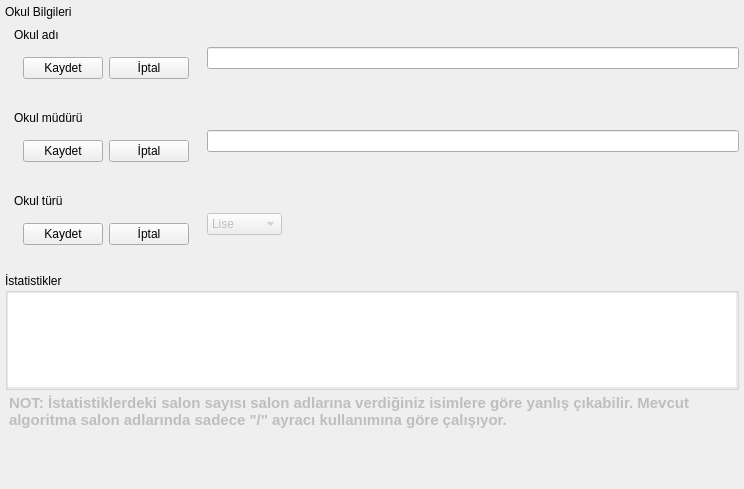
<?xml version="1.0" encoding="UTF-8"?>
<ui version="4.0">
 <class>Frame</class>
 <widget class="QFrame" name="Frame">
  <property name="geometry">
   <rect>
    <x>0</x>
    <y>0</y>
    <width>744</width>
    <height>489</height>
   </rect>
  </property>
  <property name="windowTitle">
   <string>Frame</string>
  </property>
  <property name="styleSheet">
   <string notr="true">QFrame{
border: transparent;
}</string>
  </property>
  <layout class="QVBoxLayout" name="verticalLayout">
   <property name="spacing">
    <number>0</number>
   </property>
   <property name="leftMargin">
    <number>5</number>
   </property>
   <property name="topMargin">
    <number>5</number>
   </property>
   <property name="rightMargin">
    <number>5</number>
   </property>
   <property name="bottomMargin">
    <number>5</number>
   </property>
   <item alignment="Qt::AlignTop">
    <widget class="QLabel" name="label">
     <property name="text">
      <string>Okul Bilgileri</string>
     </property>
    </widget>
   </item>
   <item>
    <widget class="QFrame" name="frame">
     <property name="sizePolicy">
      <sizepolicy hsizetype="Preferred" vsizetype="Expanding">
       <horstretch>0</horstretch>
       <verstretch>0</verstretch>
      </sizepolicy>
     </property>
     <property name="frameShape">
      <enum>QFrame::StyledPanel</enum>
     </property>
     <property name="frameShadow">
      <enum>QFrame::Raised</enum>
     </property>
     <layout class="QVBoxLayout" name="verticalLayout_2">
      <property name="spacing">
       <number>10</number>
      </property>
      <property name="leftMargin">
       <number>0</number>
      </property>
      <property name="topMargin">
       <number>0</number>
      </property>
      <property name="rightMargin">
       <number>0</number>
      </property>
      <property name="bottomMargin">
       <number>0</number>
      </property>
      <item>
       <widget class="QFrame" name="frame_2">
        <property name="frameShape">
         <enum>QFrame::StyledPanel</enum>
        </property>
        <property name="frameShadow">
         <enum>QFrame::Raised</enum>
        </property>
        <layout class="QHBoxLayout" name="horizontalLayout_4">
         <property name="spacing">
          <number>0</number>
         </property>
         <property name="leftMargin">
          <number>0</number>
         </property>
         <property name="topMargin">
          <number>0</number>
         </property>
         <property name="rightMargin">
          <number>0</number>
         </property>
         <property name="bottomMargin">
          <number>0</number>
         </property>
         <item alignment="Qt::AlignLeft">
          <widget class="QFrame" name="frame_7">
           <property name="frameShape">
            <enum>QFrame::StyledPanel</enum>
           </property>
           <property name="frameShadow">
            <enum>QFrame::Raised</enum>
           </property>
           <layout class="QVBoxLayout" name="verticalLayout_3">
            <property name="spacing">
             <number>5</number>
            </property>
            <property name="leftMargin">
             <number>0</number>
            </property>
            <property name="topMargin">
             <number>0</number>
            </property>
            <property name="rightMargin">
             <number>0</number>
            </property>
            <property name="bottomMargin">
             <number>0</number>
            </property>
            <item>
             <widget class="QFrame" name="frame_6">
              <property name="frameShape">
               <enum>QFrame::StyledPanel</enum>
              </property>
              <property name="frameShadow">
               <enum>QFrame::Raised</enum>
              </property>
              <layout class="QVBoxLayout" name="verticalLayout_5">
               <item>
                <widget class="QLabel" name="nameText">
                 <property name="text">
                  <string>Okul adı</string>
                 </property>
                </widget>
               </item>
               <item>
                <widget class="QFrame" name="frame_13">
                 <property name="frameShape">
                  <enum>QFrame::StyledPanel</enum>
                 </property>
                 <property name="frameShadow">
                  <enum>QFrame::Raised</enum>
                 </property>
                 <layout class="QHBoxLayout" name="horizontalLayout_3">
                  <item>
                   <widget class="QPushButton" name="schoolNameSaveBtn">
                    <property name="text">
                     <string>Kaydet</string>
                    </property>
                   </widget>
                  </item>
                  <item>
                   <widget class="QPushButton" name="schoolNameDiscardBtn">
                    <property name="text">
                     <string>İptal</string>
                    </property>
                   </widget>
                  </item>
                 </layout>
                </widget>
               </item>
              </layout>
             </widget>
            </item>
            <item>
             <widget class="QFrame" name="frame_4">
              <property name="frameShape">
               <enum>QFrame::StyledPanel</enum>
              </property>
              <property name="frameShadow">
               <enum>QFrame::Raised</enum>
              </property>
              <layout class="QVBoxLayout" name="verticalLayout_8">
               <item>
                <widget class="QLabel" name="manNameText">
                 <property name="text">
                  <string>Okul müdürü</string>
                 </property>
                </widget>
               </item>
               <item>
                <widget class="QFrame" name="frame_12">
                 <property name="frameShape">
                  <enum>QFrame::StyledPanel</enum>
                 </property>
                 <property name="frameShadow">
                  <enum>QFrame::Raised</enum>
                 </property>
                 <layout class="QHBoxLayout" name="horizontalLayout_2">
                  <item>
                   <widget class="QPushButton" name="managerNameSaveBtn">
                    <property name="text">
                     <string>Kaydet</string>
                    </property>
                   </widget>
                  </item>
                  <item>
                   <widget class="QPushButton" name="managerNameDiscardBtn">
                    <property name="text">
                     <string>İptal</string>
                    </property>
                   </widget>
                  </item>
                 </layout>
                </widget>
               </item>
              </layout>
             </widget>
            </item>
            <item>
             <widget class="QFrame" name="frame_5">
              <property name="frameShape">
               <enum>QFrame::StyledPanel</enum>
              </property>
              <property name="frameShadow">
               <enum>QFrame::Raised</enum>
              </property>
              <layout class="QVBoxLayout" name="verticalLayout_7">
               <item>
                <widget class="QLabel" name="typeText">
                 <property name="text">
                  <string>Okul türü</string>
                 </property>
                </widget>
               </item>
               <item>
                <widget class="QFrame" name="frame_11">
                 <property name="frameShape">
                  <enum>QFrame::StyledPanel</enum>
                 </property>
                 <property name="frameShadow">
                  <enum>QFrame::Raised</enum>
                 </property>
                 <layout class="QHBoxLayout" name="horizontalLayout">
                  <item>
                   <widget class="QPushButton" name="typeNameSaveBtn">
                    <property name="text">
                     <string>Kaydet</string>
                    </property>
                   </widget>
                  </item>
                  <item>
                   <widget class="QPushButton" name="typeNameDiscardBtn">
                    <property name="text">
                     <string>İptal</string>
                    </property>
                   </widget>
                  </item>
                 </layout>
                </widget>
               </item>
              </layout>
             </widget>
            </item>
           </layout>
          </widget>
         </item>
         <item>
          <widget class="QFrame" name="frame_3">
           <property name="sizePolicy">
            <sizepolicy hsizetype="Expanding" vsizetype="Preferred">
             <horstretch>0</horstretch>
             <verstretch>0</verstretch>
            </sizepolicy>
           </property>
           <property name="frameShape">
            <enum>QFrame::StyledPanel</enum>
           </property>
           <property name="frameShadow">
            <enum>QFrame::Raised</enum>
           </property>
           <layout class="QVBoxLayout" name="verticalLayout_6">
            <property name="spacing">
             <number>5</number>
            </property>
            <property name="leftMargin">
             <number>0</number>
            </property>
            <property name="topMargin">
             <number>0</number>
            </property>
            <property name="rightMargin">
             <number>0</number>
            </property>
            <property name="bottomMargin">
             <number>0</number>
            </property>
            <item>
             <widget class="QFrame" name="frame_10">
              <property name="frameShape">
               <enum>QFrame::StyledPanel</enum>
              </property>
              <property name="frameShadow">
               <enum>QFrame::Raised</enum>
              </property>
              <layout class="QHBoxLayout" name="horizontalLayout_7">
               <property name="spacing">
                <number>0</number>
               </property>
               <property name="leftMargin">
                <number>0</number>
               </property>
               <property name="topMargin">
                <number>0</number>
               </property>
               <property name="rightMargin">
                <number>0</number>
               </property>
               <property name="bottomMargin">
                <number>0</number>
               </property>
               <item>
                <widget class="QLineEdit" name="schoolNameIn">
                 <property name="sizePolicy">
                  <sizepolicy hsizetype="Preferred" vsizetype="Fixed">
                   <horstretch>0</horstretch>
                   <verstretch>0</verstretch>
                  </sizepolicy>
                 </property>
                 <property name="placeholderText">
                  <string/>
                 </property>
                </widget>
               </item>
              </layout>
             </widget>
            </item>
            <item>
             <widget class="QFrame" name="frame_9">
              <property name="frameShape">
               <enum>QFrame::StyledPanel</enum>
              </property>
              <property name="frameShadow">
               <enum>QFrame::Raised</enum>
              </property>
              <layout class="QHBoxLayout" name="horizontalLayout_6">
               <property name="spacing">
                <number>0</number>
               </property>
               <property name="leftMargin">
                <number>0</number>
               </property>
               <property name="topMargin">
                <number>0</number>
               </property>
               <property name="rightMargin">
                <number>0</number>
               </property>
               <property name="bottomMargin">
                <number>0</number>
               </property>
               <item>
                <widget class="QLineEdit" name="managerNameIn">
                 <property name="sizePolicy">
                  <sizepolicy hsizetype="Preferred" vsizetype="Fixed">
                   <horstretch>0</horstretch>
                   <verstretch>0</verstretch>
                  </sizepolicy>
                 </property>
                 <property name="text">
                  <string/>
                 </property>
                 <property name="placeholderText">
                  <string/>
                 </property>
                </widget>
               </item>
              </layout>
             </widget>
            </item>
            <item>
             <widget class="QFrame" name="frame_8">
              <property name="frameShape">
               <enum>QFrame::StyledPanel</enum>
              </property>
              <property name="frameShadow">
               <enum>QFrame::Raised</enum>
              </property>
              <layout class="QHBoxLayout" name="horizontalLayout_5">
               <property name="spacing">
                <number>0</number>
               </property>
               <property name="leftMargin">
                <number>0</number>
               </property>
               <property name="topMargin">
                <number>0</number>
               </property>
               <property name="rightMargin">
                <number>0</number>
               </property>
               <property name="bottomMargin">
                <number>0</number>
               </property>
               <item alignment="Qt::AlignLeft">
                <widget class="QComboBox" name="typeCombo">
                 <property name="enabled">
                  <bool>false</bool>
                 </property>
                 <property name="sizePolicy">
                  <sizepolicy hsizetype="Fixed" vsizetype="Fixed">
                   <horstretch>0</horstretch>
                   <verstretch>0</verstretch>
                  </sizepolicy>
                 </property>
                 <item>
                  <property name="text">
                   <string>Lise</string>
                  </property>
                 </item>
                 <item>
                  <property name="text">
                   <string>Ortaokul</string>
                  </property>
                 </item>
                </widget>
               </item>
              </layout>
             </widget>
            </item>
           </layout>
          </widget>
         </item>
        </layout>
       </widget>
      </item>
      <item>
       <widget class="QGroupBox" name="groupBox">
        <property name="title">
         <string>İstatistikler</string>
        </property>
        <layout class="QVBoxLayout" name="verticalLayout_4">
         <property name="spacing">
          <number>0</number>
         </property>
         <property name="leftMargin">
          <number>0</number>
         </property>
         <property name="topMargin">
          <number>0</number>
         </property>
         <property name="rightMargin">
          <number>0</number>
         </property>
         <property name="bottomMargin">
          <number>0</number>
         </property>
         <item>
          <widget class="QTableWidget" name="table">
           <property name="sizePolicy">
            <sizepolicy hsizetype="Expanding" vsizetype="Preferred">
             <horstretch>0</horstretch>
             <verstretch>0</verstretch>
            </sizepolicy>
           </property>
          </widget>
         </item>
        </layout>
       </widget>
      </item>
     </layout>
    </widget>
   </item>
   <item alignment="Qt::AlignTop">
    <widget class="QTextBrowser" name="textBrowser">
     <property name="enabled">
      <bool>false</bool>
     </property>
     <property name="html">
      <string>&lt;!DOCTYPE HTML PUBLIC &quot;-//W3C//DTD HTML 4.0//EN&quot; &quot;http://www.w3.org/TR/REC-html40/strict.dtd&quot;&gt;
&lt;html&gt;&lt;head&gt;&lt;meta name=&quot;qrichtext&quot; content=&quot;1&quot; /&gt;&lt;style type=&quot;text/css&quot;&gt;
p, li { white-space: pre-wrap; }
&lt;/style&gt;&lt;/head&gt;&lt;body style=&quot; font-family:'Ubuntu'; font-size:11pt; font-weight:400; font-style:normal;&quot;&gt;
&lt;p style=&quot; margin-top:0px; margin-bottom:0px; margin-left:0px; margin-right:0px; -qt-block-indent:0; text-indent:0px;&quot;&gt;&lt;span style=&quot; font-weight:600;&quot;&gt;NOT: İstatistiklerdeki salon sayısı salon adlarına verdiğiniz isimlere göre yanlış çıkabilir. Mevcut algoritma salon adlarında sadece &amp;quot;/&amp;quot; ayracı kullanımına göre çalışıyor.&lt;/span&gt;&lt;/p&gt;&lt;/body&gt;&lt;/html&gt;</string>
     </property>
    </widget>
   </item>
  </layout>
 </widget>
 <resources/>
 <connections/>
</ui>
